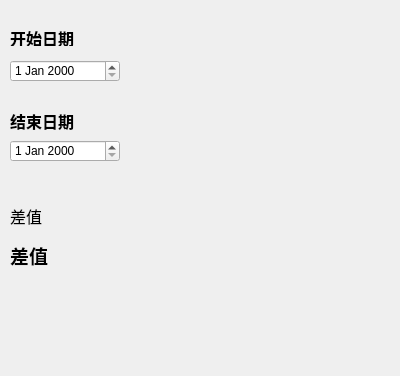
<?xml version="1.0" encoding="UTF-8"?>
<ui version="4.0">
 <class>DateCalc</class>
 <widget class="QWidget" name="DateCalc">
  <property name="geometry">
   <rect>
    <x>0</x>
    <y>0</y>
    <width>400</width>
    <height>376</height>
   </rect>
  </property>
  <property name="windowTitle">
   <string>Form</string>
  </property>
  <widget class="QDateEdit" name="dateEditStart">
   <property name="geometry">
    <rect>
     <x>10</x>
     <y>60</y>
     <width>110</width>
     <height>22</height>
    </rect>
   </property>
  </widget>
  <widget class="QDateEdit" name="dateEditEnd">
   <property name="geometry">
    <rect>
     <x>10</x>
     <y>140</y>
     <width>110</width>
     <height>22</height>
    </rect>
   </property>
  </widget>
  <widget class="QLabel" name="label">
   <property name="geometry">
    <rect>
     <x>10</x>
     <y>30</y>
     <width>91</width>
     <height>16</height>
    </rect>
   </property>
   <property name="font">
    <font>
     <family>微软雅黑</family>
     <pointsize>12</pointsize>
     <weight>75</weight>
     <bold>true</bold>
    </font>
   </property>
   <property name="text">
    <string>开始日期</string>
   </property>
  </widget>
  <widget class="QLabel" name="label_2">
   <property name="geometry">
    <rect>
     <x>10</x>
     <y>110</y>
     <width>91</width>
     <height>21</height>
    </rect>
   </property>
   <property name="font">
    <font>
     <family>微软雅黑</family>
     <pointsize>12</pointsize>
     <weight>75</weight>
     <bold>true</bold>
    </font>
   </property>
   <property name="text">
    <string>结束日期</string>
   </property>
  </widget>
  <widget class="QLabel" name="label_3">
   <property name="geometry">
    <rect>
     <x>10</x>
     <y>200</y>
     <width>91</width>
     <height>31</height>
    </rect>
   </property>
   <property name="font">
    <font>
     <family>微软雅黑</family>
     <pointsize>12</pointsize>
     <weight>50</weight>
     <bold>false</bold>
    </font>
   </property>
   <property name="text">
    <string>差值</string>
   </property>
  </widget>
  <widget class="QLabel" name="labelResult">
   <property name="geometry">
    <rect>
     <x>10</x>
     <y>230</y>
     <width>141</width>
     <height>51</height>
    </rect>
   </property>
   <property name="font">
    <font>
     <family>微软雅黑</family>
     <pointsize>14</pointsize>
     <weight>75</weight>
     <bold>true</bold>
    </font>
   </property>
   <property name="text">
    <string>差值</string>
   </property>
  </widget>
 </widget>
 <resources/>
 <connections/>
</ui>
